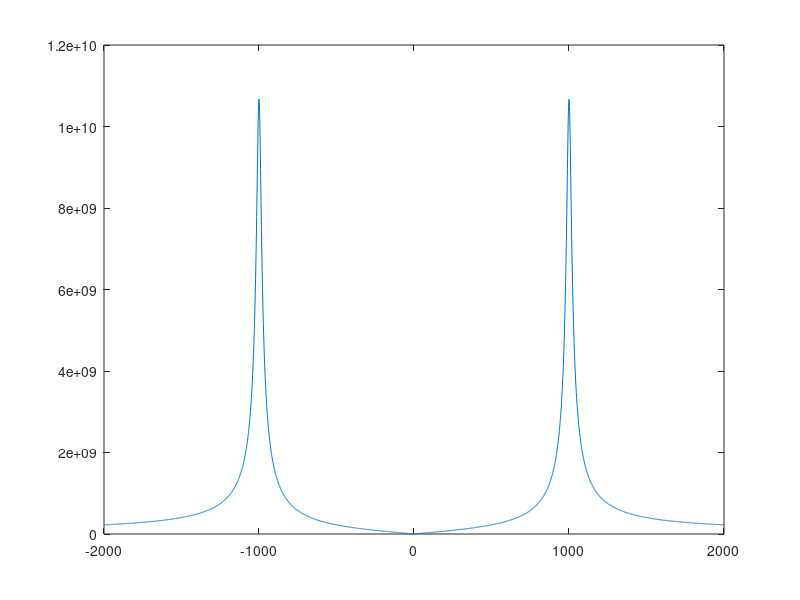

This figure's MATLAB source:
clear all; close all;

f = -2e3:2e3;

% System Parameters ---------------------

frf = 1.3e9;
wrf = 2*pi*frf;

% % Simulation
% fs = 5e6;
% Ts = 1/fs;

% Cavity Parameters

fo = 1.3e9-1e3;
wo = 2*pi*fo;
QL = 4.12e7;
r_Q = 1036;
len = 1;

w1_2 = pi*fo/QL;

RL = 0.5*r_Q*QL;

% Electromagnetic cavity model in In/Q frame

w1_2 = w1_2;
dw = wrf-wo;

Ac = [-w1_2 -dw; dw -w1_2];
Bc = RL*w1_2*[1 0 1 0; 0 1 0 1];
[N,p] = size(Bc);  % N states, p inputs
Cc = eye(2,N);
Dc = zeros(2,4);

cav_C = ss(Ac, Bc, Cc, Dc);
% cav_D = c2d(cav_C, Ts);
% [Ac_D, Bc_D, Cc_D, Dc_D] = ssdata(cav_D);

H = freqresp(cav_C, 2*pi*f);

figure;
plot(f, abs(squeeze(H(1,1,:))))
